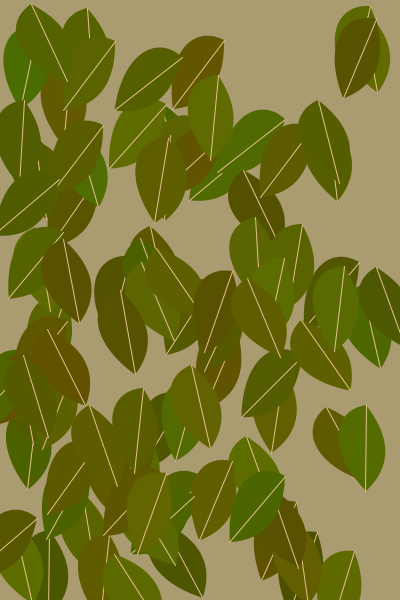
Frame 1 (no input)
Frame 60 (the mouse pressed at the canvas centre just before this capture): identical to frame 1, image omitted
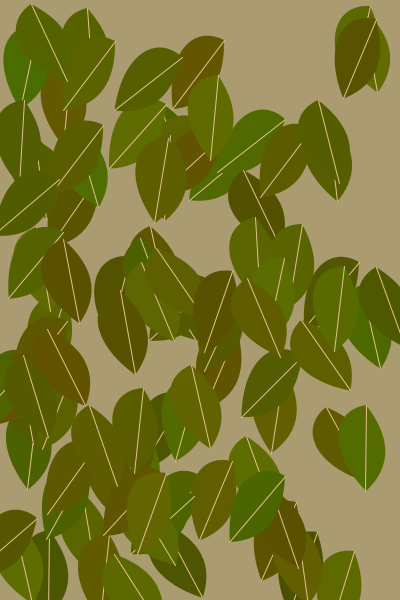
Frame 120 (the mouse held since frame 60 and released just before this capture)

The Processing sketch that drew these frames (run headless with seeded random() and noise(); from frame 60 on, the mouse is pressed at the canvas centre):

// Processing sketch: processing_145160
// ── processing_145160.pde

///////Lauren Ruoff copyright 2014
////////////lruoff Project 2

////////////////Declarations\\\\\\\\\\\\\\\\\\\\\

int[] rustleAngles = { 45, -45, 40, -40, 35, -35, 30, -30, 15, -15};
boolean rustling = false;
//int rustleIndex = 0;
final int MAX = 100;
color backgroundColor;

Leaf [ ] leafArray;
Leaf testLeaf;

//////////////////\\\\\\\\\\\\\\\\\\\\\\\\\\\\\\\\

void setup() {

  size(400, 600);
  backgroundColor = color(170, 155, 112);
  background(backgroundColor);
  smooth();
  //noCursor();
  frameRate(10);

  leafArray = new Leaf [MAX];
  initializeLeafArray();
  testLeaf = new Leaf(width/2, height/2, 0, color(100, 0, 0), 0);
}

/////////////////\\\\\\\\\\\\\\\\\\\\\\\\\\\\\\\\

void draw() { 
  background(backgroundColor);

  for (int i = 0; i < leafArray.length; i++) {
    leafArray[i].drawLeaf();
    
    if (leafArray[i].checkDistance() < 30 && !leafArray[i].rustling) {
      leafArray[i].rustling = true;
    }

    if (leafArray[i].rustling) {
      leafArray[i].r += rustleAngles[leafArray[i].rustleIndex];
      leafArray[i].rustleIndex++;
    }

    if (leafArray[i].rustleIndex == rustleAngles.length) {
      leafArray[i].rustling = false;
      leafArray[i].rustleIndex = 0;
    }
  }
}

void initializeLeafArray() {
  for (int i = 0; i < leafArray.length; i++) {
    leafArray[i] = new Leaf(int(random(10, width-10)), int(random(0, height-40)), random(0, 90), color(int(random(75,100)), int(random(80,110)), 0), 0);
  }
}

class Leaf {

  int x;
  int y;
  int direction;
  int movement;
  float distance;
  float r;
  color clr;
  boolean rustling = false;
  int rustleIndex;


  Leaf(int tempx, int tempy, float tempr, color tempclr, int temprustleIndex) {
    x = tempx;
    y = tempy;
    r = tempr;
    clr = tempclr;
    rustleIndex = temprustleIndex;
  }

  void drawLeaf() {
    noStroke();
    fill(clr);
    pushMatrix();
     translate(x, y);    
     rotate(radians(r));
      beginShape();
          vertex(0, 0);
          bezierVertex(-25, 25, -5, 60, 50, 70);
          vertex(0, 0);
          bezierVertex(50, 15, 55, 45, 50, 70);
      endShape();
      stroke(227, 191, 144);
      line(0, 0, 50, 70);
    popMatrix();
    
    direction = int(cos(r)/( abs(cos(r)) ));
  }
  
  float checkDistance() {
    distance = dist(mouseX, mouseY, x, y+30);
    return distance;
  }
}
